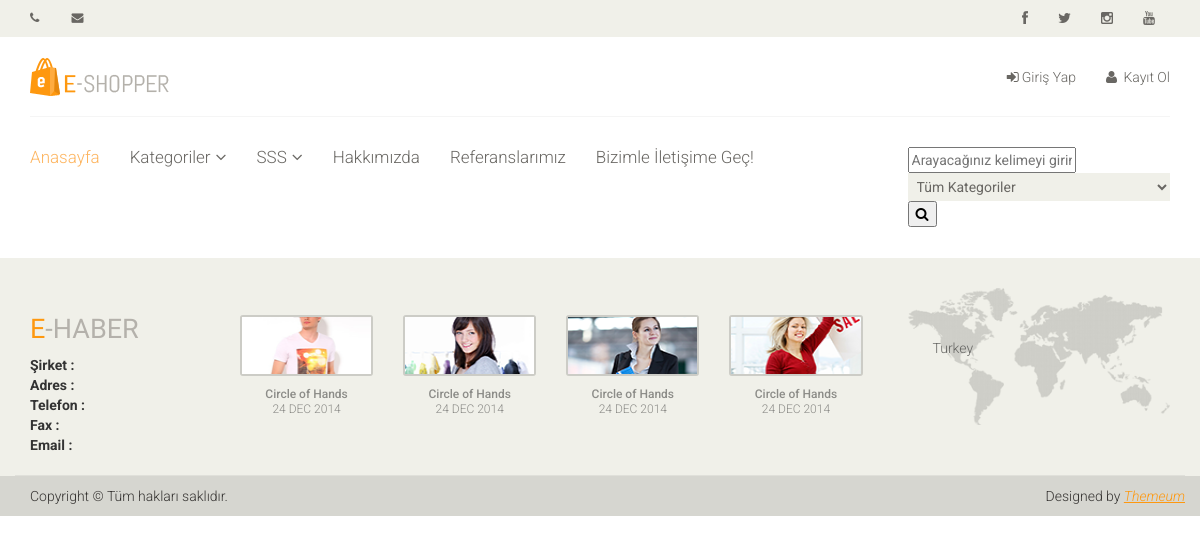
The page /category/12/gundem/ on the database as committed earlier.
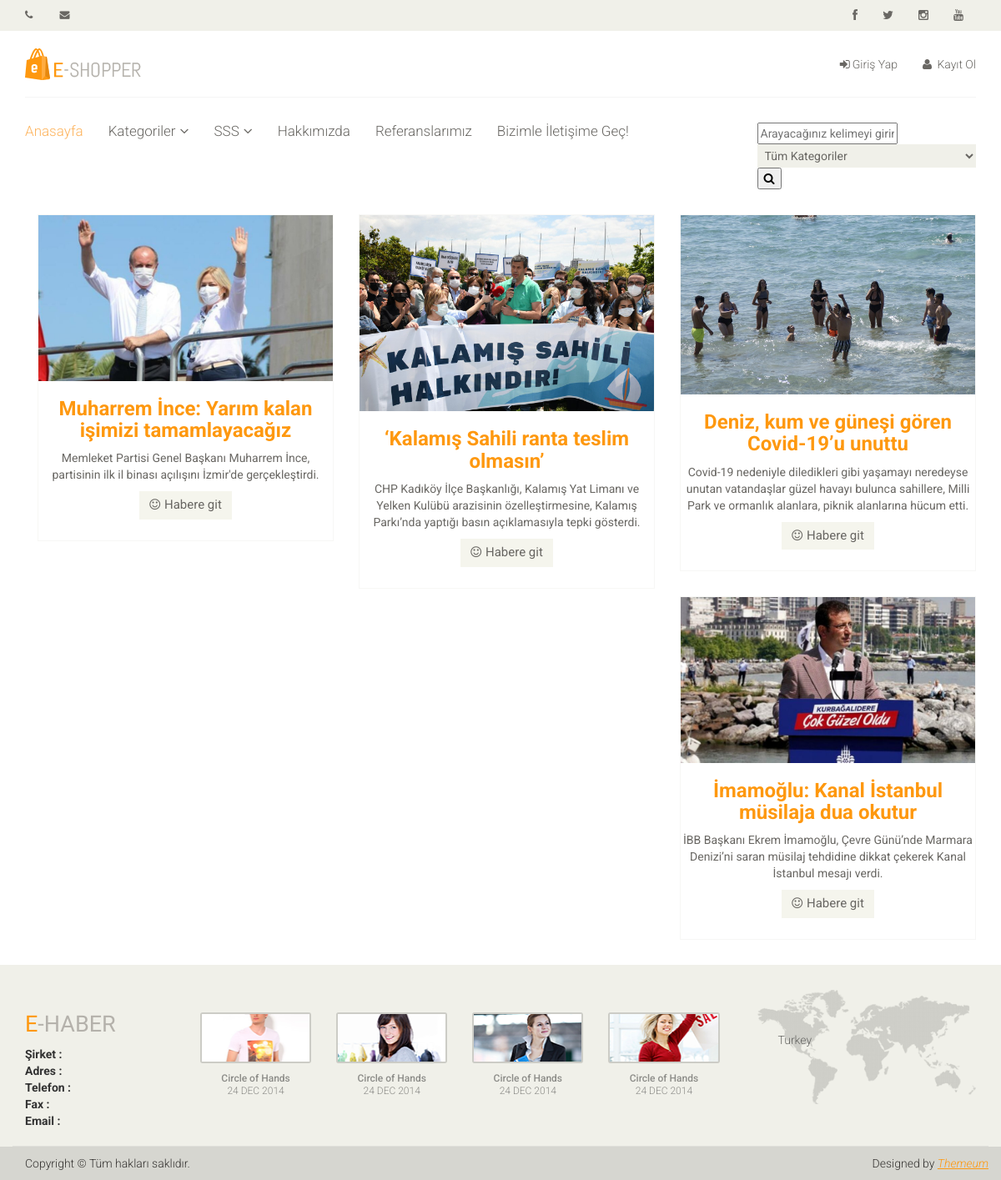
The same page on the database as committed later.
### news/models.py (models this page shows, shortened)
class New(models.Model):
    STATUS = (
        ('True', 'Evet'),
        ('False', 'Hayır'),
    )
    title = models.CharField(max_length=200)
    keywords = models.CharField(max_length=255)
    description = models.CharField(max_length=255)
    detail = RichTextUploadingField()
    image = models.ImageField(blank=True, upload_to='images/')
    status = models.CharField(max_length=10, choices=STATUS)
    slug = models.SlugField(null=False,unique=True)
    category = models.ForeignKey(Category, on_delete=models.CASCADE)
    user = models.ForeignKey(User, on_delete=models.CASCADE)
    create_at = models.DateTimeField(auto_now_add=True)
    update_at = models.DateTimeField(auto_now=True)
    def image_tag(self):
        return mark_safe('<img src="{}" height="50"/>'.format(self.image.url))
    image_tag.short_description='Image'

### home/views.py (the view)
# urls.py: path('category/<int:id>/<slug:slug>/',views.category_news,name='category_news'),
def category_news(request,id,slug):
    category=Category.objects.all()
    categorydata=Category.objects.get(pk=id)
    news=New.objects.filter(category_id=id)
    context={'news':news,
             'category':category,
             'categorydata':categorydata
             }
    return render(request,'news.html',context)

### home/templates/news.html (shortened to what this page needs)
{% extends 'homebase.html'%}
{% block content %}
    <div class="container">
        <div class="row">
            <div class="col-sm-12 padding-right">
                {% for rs in news %}
                    <div class="col-sm-4">
                        <div class="product-image-wrapper">
                            <div class="single-products">
                                <div class="productinfo text-center">
                                    <img src="{{ rs.image.url }}" alt="" />
                                    <h2> {{ rs.title }}</h2>
                                    <p>{{ rs.description }}</p>
                                    <a href="/new/{{ rs.id }}/{{ rs.slug }}" class="btn btn-default add-to-cart"><i class="fa fa-smile-o"></i>Habere git</a>
                                </div>
                            </div>
                        </div>
                    </div>
                {% endfor %}
            </div>
        </div>
    </div>
{% endblock %}

Rows that differ between the two databases and show on the page:
added New: image (picture), title "Muharrem İnce: Yarım kalan işimizi tamamlayacağız", description "Memleket Partisi Genel Başkanı Muharrem İnce, partisinin ilk il binası açılışını İzmir'de gerçekleştirdi."
added New: image (picture), title "‘Kalamış Sahili ranta teslim olmasın’", description "CHP Kadıköy İlçe Başkanlığı, Kalamış Yat Limanı ve Yelken Kulübü arazisinin özelleştirmesine, Kalamış Parkı’nda yaptığı basın açıklamasıyla tepki gösterdi."
added New: image (picture), title "Deniz, kum ve güneşi gören Covid-19’u unuttu", description "Covid-19 nedeniyle diledikleri gibi yaşamayı neredeyse unutan vatandaşlar güzel havayı bulunca sahillere, Milli Park ve ormanlık alanlara, piknik alanlarına hücum etti."
added New: image (picture), title "İmamoğlu: Kanal İstanbul müsilaja dua okutur", description "İBB Başkanı Ekrem İmamoğlu, Çevre Günü’nde Marmara Denizi’ni saran müsilaj tehdidine dikkat çekerek Kanal İstanbul mesajı verdi."
